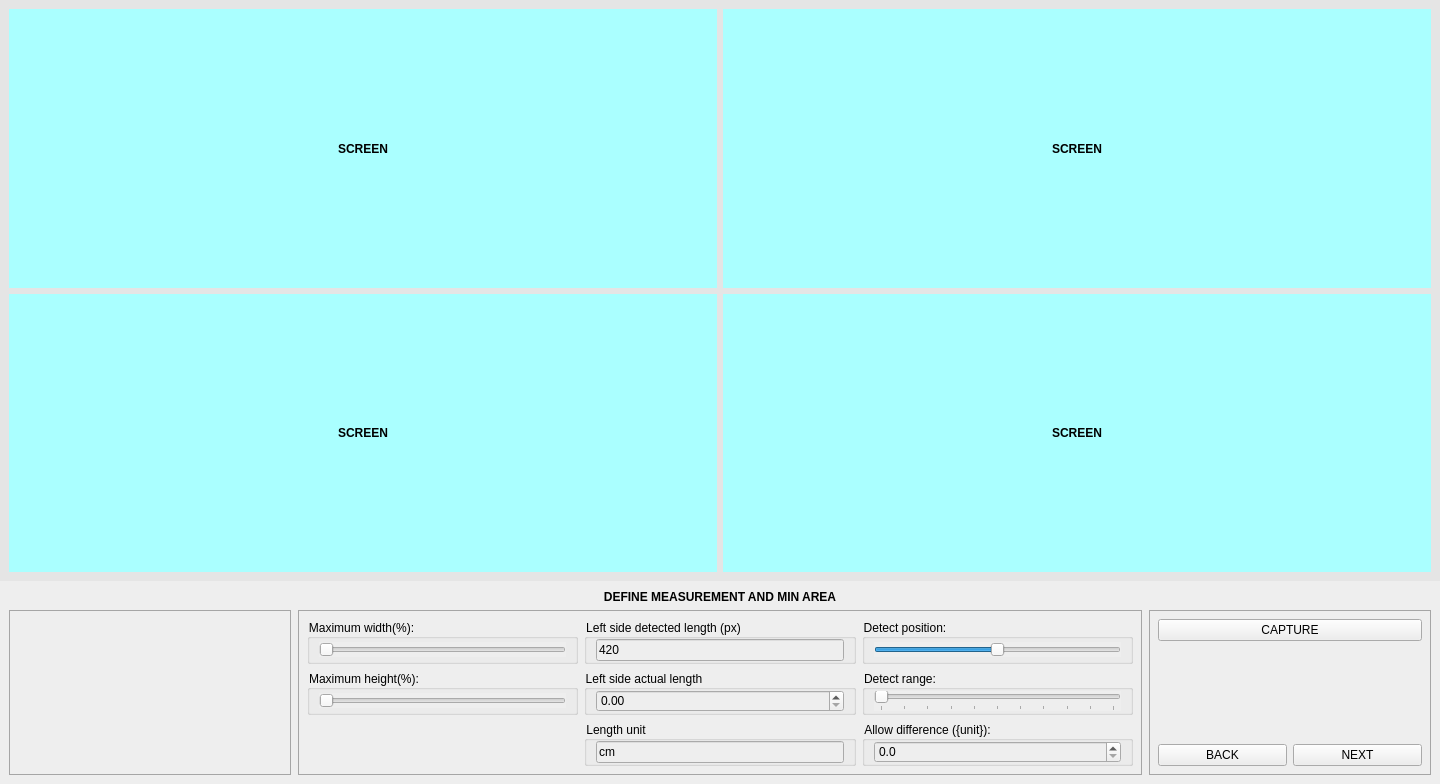
<?xml version="1.0" encoding="UTF-8"?>
<ui version="4.0">
 <class>MeasurementScreen</class>
 <widget class="QWidget" name="MeasurementScreen">
  <property name="geometry">
   <rect>
    <x>0</x>
    <y>0</y>
    <width>1440</width>
    <height>784</height>
   </rect>
  </property>
  <property name="windowTitle">
   <string>Form</string>
  </property>
  <property name="autoFillBackground">
   <bool>false</bool>
  </property>
  <property name="styleSheet">
   <string notr="true">background:#E5E5E5</string>
  </property>
  <layout class="QVBoxLayout" name="verticalLayout" stretch="8,2">
   <property name="spacing">
    <number>0</number>
   </property>
   <property name="leftMargin">
    <number>0</number>
   </property>
   <property name="topMargin">
    <number>0</number>
   </property>
   <property name="rightMargin">
    <number>0</number>
   </property>
   <property name="bottomMargin">
    <number>0</number>
   </property>
   <item>
    <widget class="QWidget" name="containerScreen" native="true">
     <property name="autoFillBackground">
      <bool>false</bool>
     </property>
     <layout class="QGridLayout" name="gridLayout">
      <item row="0" column="0">
       <widget class="QLabel" name="screen1">
        <property name="styleSheet">
         <string notr="true">background-color: #AFF;font-weight:bold;</string>
        </property>
        <property name="text">
         <string>SCREEN</string>
        </property>
        <property name="alignment">
         <set>Qt::AlignCenter</set>
        </property>
       </widget>
      </item>
      <item row="0" column="1">
       <widget class="QLabel" name="screen2">
        <property name="styleSheet">
         <string notr="true">background-color: #AFF;font-weight:bold;</string>
        </property>
        <property name="text">
         <string>SCREEN</string>
        </property>
        <property name="alignment">
         <set>Qt::AlignCenter</set>
        </property>
       </widget>
      </item>
      <item row="1" column="0">
       <widget class="QLabel" name="screen3">
        <property name="styleSheet">
         <string notr="true">background-color: #AFF;font-weight:bold;</string>
        </property>
        <property name="text">
         <string>SCREEN</string>
        </property>
        <property name="alignment">
         <set>Qt::AlignCenter</set>
        </property>
       </widget>
      </item>
      <item row="1" column="1">
       <widget class="QLabel" name="screen4">
        <property name="styleSheet">
         <string notr="true">background-color: #AFF;font-weight:bold;</string>
        </property>
        <property name="text">
         <string>SCREEN</string>
        </property>
        <property name="alignment">
         <set>Qt::AlignCenter</set>
        </property>
       </widget>
      </item>
     </layout>
    </widget>
   </item>
   <item>
    <widget class="QWidget" name="containerConfig" native="true">
     <property name="autoFillBackground">
      <bool>false</bool>
     </property>
     <property name="styleSheet">
      <string notr="true">background-color: #EEEEEE</string>
     </property>
     <layout class="QVBoxLayout" name="verticalLayout_2" stretch="1,9">
      <item>
       <widget class="QLabel" name="lblTitle">
        <property name="styleSheet">
         <string notr="true">text-align:center;
font-weight:bold;</string>
        </property>
        <property name="text">
         <string>DEFINE MEASUREMENT AND MIN AREA</string>
        </property>
        <property name="alignment">
         <set>Qt::AlignCenter</set>
        </property>
       </widget>
      </item>
      <item>
       <widget class="QWidget" name="containerParam" native="true">
        <layout class="QHBoxLayout" name="horizontalLayout" stretch="2,6,2">
         <property name="spacing">
          <number>7</number>
         </property>
         <property name="sizeConstraint">
          <enum>QLayout::SetDefaultConstraint</enum>
         </property>
         <property name="leftMargin">
          <number>0</number>
         </property>
         <property name="topMargin">
          <number>0</number>
         </property>
         <property name="rightMargin">
          <number>0</number>
         </property>
         <property name="bottomMargin">
          <number>0</number>
         </property>
         <item>
          <widget class="QWidget" name="containerLeft" native="true">
           <property name="styleSheet">
            <string notr="true">#containerLeft {
	border: 1px solid #A5A5A5
}</string>
           </property>
           <layout class="QVBoxLayout" name="verticalLayout_10"/>
          </widget>
         </item>
         <item>
          <widget class="QWidget" name="containerMid" native="true">
           <property name="styleSheet">
            <string notr="true">#containerMid {
	border: 1px solid #A5A5A5
}</string>
           </property>
           <layout class="QGridLayout" name="gridLayout_2">
            <item row="0" column="0">
             <widget class="QGroupBox" name="groupSliderWidth">
              <property name="title">
               <string>Maximum width(%):</string>
              </property>
              <layout class="QVBoxLayout" name="verticalLayout_11">
               <property name="topMargin">
                <number>0</number>
               </property>
               <property name="bottomMargin">
                <number>0</number>
               </property>
               <item>
                <widget class="QSlider" name="sldMaximumWidth">
                 <property name="minimum">
                  <number>1</number>
                 </property>
                 <property name="maximum">
                  <number>100</number>
                 </property>
                 <property name="value">
                  <number>1</number>
                 </property>
                 <property name="sliderPosition">
                  <number>1</number>
                 </property>
                 <property name="orientation">
                  <enum>Qt::Horizontal</enum>
                 </property>
                </widget>
               </item>
              </layout>
             </widget>
            </item>
            <item row="1" column="1">
             <widget class="QGroupBox" name="groupLeftActualLength">
              <property name="title">
               <string>Left side actual length</string>
              </property>
              <layout class="QVBoxLayout" name="verticalLayout_14">
               <property name="topMargin">
                <number>0</number>
               </property>
               <property name="bottomMargin">
                <number>0</number>
               </property>
               <item>
                <widget class="QDoubleSpinBox" name="inpLeftActualLength">
                 <property name="decimals">
                  <number>2</number>
                 </property>
                 <property name="maximum">
                  <double>50.000000000000000</double>
                 </property>
                </widget>
               </item>
              </layout>
             </widget>
            </item>
            <item row="0" column="2">
             <widget class="QGroupBox" name="groupSliderPosition">
              <property name="title">
               <string>Detect position:</string>
              </property>
              <layout class="QVBoxLayout" name="verticalLayout_13">
               <property name="topMargin">
                <number>0</number>
               </property>
               <property name="bottomMargin">
                <number>0</number>
               </property>
               <item>
                <widget class="QSlider" name="sldDectectPosition">
                 <property name="minimum">
                  <number>-50</number>
                 </property>
                 <property name="maximum">
                  <number>50</number>
                 </property>
                 <property name="singleStep">
                  <number>5</number>
                 </property>
                 <property name="pageStep">
                  <number>5</number>
                 </property>
                 <property name="value">
                  <number>0</number>
                 </property>
                 <property name="orientation">
                  <enum>Qt::Horizontal</enum>
                 </property>
                </widget>
               </item>
              </layout>
             </widget>
            </item>
            <item row="0" column="1">
             <widget class="QGroupBox" name="groupLeftDetectedLength">
              <property name="title">
               <string>Left side detected length (px)</string>
              </property>
              <layout class="QVBoxLayout" name="verticalLayout_15">
               <property name="topMargin">
                <number>0</number>
               </property>
               <property name="bottomMargin">
                <number>0</number>
               </property>
               <item>
                <widget class="QLineEdit" name="inpLeftDetectedLength">
                 <property name="inputMask">
                  <string/>
                 </property>
                 <property name="text">
                  <string>420</string>
                 </property>
                 <property name="readOnly">
                  <bool>true</bool>
                 </property>
                 <property name="placeholderText">
                  <string>Input something</string>
                 </property>
                </widget>
               </item>
              </layout>
             </widget>
            </item>
            <item row="1" column="0">
             <widget class="QGroupBox" name="groupSliderHeight">
              <property name="title">
               <string>Maximum height(%):</string>
              </property>
              <layout class="QVBoxLayout" name="verticalLayout_12">
               <property name="topMargin">
                <number>0</number>
               </property>
               <property name="bottomMargin">
                <number>0</number>
               </property>
               <item>
                <widget class="QSlider" name="sldMaximumHeight">
                 <property name="minimum">
                  <number>1</number>
                 </property>
                 <property name="maximum">
                  <number>100</number>
                 </property>
                 <property name="value">
                  <number>1</number>
                 </property>
                 <property name="orientation">
                  <enum>Qt::Horizontal</enum>
                 </property>
                </widget>
               </item>
              </layout>
             </widget>
            </item>
            <item row="2" column="1">
             <widget class="QGroupBox" name="groupLeftLengthUnit">
              <property name="title">
               <string>Length unit</string>
              </property>
              <layout class="QVBoxLayout" name="verticalLayout_5">
               <property name="topMargin">
                <number>0</number>
               </property>
               <property name="bottomMargin">
                <number>0</number>
               </property>
               <item>
                <widget class="QLineEdit" name="inpLengthUnit">
                 <property name="inputMask">
                  <string/>
                 </property>
                 <property name="text">
                  <string>cm</string>
                 </property>
                 <property name="placeholderText">
                  <string>Input something</string>
                 </property>
                </widget>
               </item>
              </layout>
             </widget>
            </item>
            <item row="1" column="2">
             <widget class="QGroupBox" name="groupSliderDetectRange">
              <property name="title">
               <string>Detect range:</string>
              </property>
              <layout class="QVBoxLayout" name="verticalLayout_6">
               <property name="topMargin">
                <number>0</number>
               </property>
               <property name="bottomMargin">
                <number>0</number>
               </property>
               <item>
                <widget class="QSlider" name="sldDetectRange">
                 <property name="minimum">
                  <number>0</number>
                 </property>
                 <property name="maximum">
                  <number>50</number>
                 </property>
                 <property name="singleStep">
                  <number>5</number>
                 </property>
                 <property name="value">
                  <number>0</number>
                 </property>
                 <property name="tracking">
                  <bool>true</bool>
                 </property>
                 <property name="orientation">
                  <enum>Qt::Horizontal</enum>
                 </property>
                 <property name="tickPosition">
                  <enum>QSlider::TicksBelow</enum>
                 </property>
                 <property name="tickInterval">
                  <number>5</number>
                 </property>
                </widget>
               </item>
              </layout>
             </widget>
            </item>
            <item row="2" column="2">
             <widget class="QGroupBox" name="groupInputAllowDiff">
              <property name="title">
               <string>Allow difference ({unit}):</string>
              </property>
              <layout class="QVBoxLayout" name="verticalLayout_7">
               <property name="topMargin">
                <number>0</number>
               </property>
               <property name="bottomMargin">
                <number>0</number>
               </property>
               <item>
                <widget class="QDoubleSpinBox" name="inpAllowDiff">
                 <property name="decimals">
                  <number>1</number>
                 </property>
                 <property name="maximum">
                  <double>1.000000000000000</double>
                 </property>
                 <property name="singleStep">
                  <double>0.100000000000000</double>
                 </property>
                </widget>
               </item>
              </layout>
             </widget>
            </item>
           </layout>
          </widget>
         </item>
         <item>
          <widget class="QWidget" name="containerRight" native="true">
           <property name="styleSheet">
            <string notr="true">#containerRight {
	border: 1px solid #A5A5A5
}</string>
           </property>
           <layout class="QVBoxLayout" name="verticalLayout_16">
            <item alignment="Qt::AlignTop">
             <widget class="QWidget" name="containerVerticalBtn" native="true">
              <layout class="QVBoxLayout" name="verticalLayout_17">
               <property name="leftMargin">
                <number>0</number>
               </property>
               <property name="topMargin">
                <number>0</number>
               </property>
               <property name="rightMargin">
                <number>0</number>
               </property>
               <property name="bottomMargin">
                <number>0</number>
               </property>
               <item alignment="Qt::AlignTop">
                <widget class="QPushButton" name="btnCapture">
                 <property name="text">
                  <string>CAPTURE</string>
                 </property>
                </widget>
               </item>
              </layout>
             </widget>
            </item>
            <item alignment="Qt::AlignBottom">
             <widget class="QWidget" name="containerNavBtn" native="true">
              <layout class="QHBoxLayout" name="horizontalLayout_3">
               <property name="leftMargin">
                <number>0</number>
               </property>
               <property name="topMargin">
                <number>0</number>
               </property>
               <property name="rightMargin">
                <number>0</number>
               </property>
               <property name="bottomMargin">
                <number>0</number>
               </property>
               <item>
                <widget class="QPushButton" name="btnBack">
                 <property name="text">
                  <string>BACK</string>
                 </property>
                </widget>
               </item>
               <item>
                <widget class="QPushButton" name="btnNext">
                 <property name="text">
                  <string>NEXT</string>
                 </property>
                </widget>
               </item>
              </layout>
             </widget>
            </item>
           </layout>
          </widget>
         </item>
        </layout>
       </widget>
      </item>
     </layout>
    </widget>
   </item>
  </layout>
 </widget>
 <resources/>
 <connections/>
</ui>
